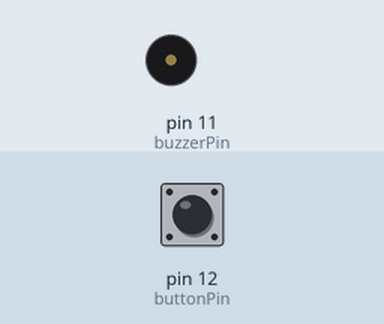
Bench run of a program on a simulated Raspberry Pi (header pin numbers). Shown: buzzer (waves = sounding, pin HIGH). The inputs (shaded band) are chosen by the test bench; at power-on: pin 12 (buttonPin) HIGH. What the program prints to the terminal is not drawn.

Above: at 1.2 s.
1.3 s: pin 12 (buttonPin) pulled LOW for 0.15 s
At 1.37 s:
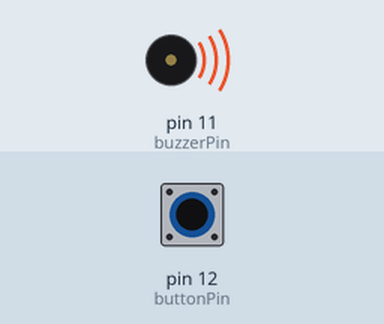
2.9 s: pin 12 (buttonPin) pulled LOW for 3.2 s
At 7.3 s:
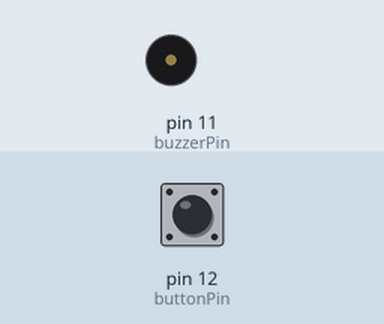
Timing chart, 0 to 8.8 s (numbered marks = the images above; inputs shaded):
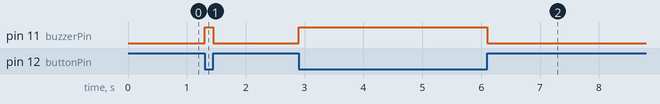

The program:

doorbell.py
```python
#########################
#		Doorbell		#
#########################
# @Author: Aaron Earl	#
# 5/25/19				#
#						#
# From Freenove RPi		#
# tutorials				#
# Ch.6 Buzzer			#
#						#
# Task: make a doorbell	#
# using an active		#
# buzzer				#
#########################

import RPi.GPIO as GPIO

buzzerPin = 11	#Define the buzzer pin
buttonPin = 12	#Dfine the button pin

def setup():

	print("Program starting...")
	GPIO.setmode(GPIO.BOARD)		# Numbers pins by physical loc
	GPIO.setup(buzzerPin, GPIO.OUT)	# Set buzzer pins mode to output
	# Set button pin's mode to input, and pull up to high level(+3.3V)
	GPIO.setup(buttonPin, GPIO.IN, pull_up_down=GPIO.PUD_UP)

def loop():

	while True:
		if GPIO.input(buttonPin) == GPIO.LOW:
			GPIO.output(buzzerPin, GPIO.HIGH)
			print("buzzer on...")
		else:
			GPIO.output(buzzerPin, GPIO.LOW)
			print("buzzer off...")

def destroy():

	GPIO.output(buzzerPin, GPIO.LOW) # Buzzer off
	GPIO.cleanup()					 # Release resources

if __name__ == "__main__":

	setup()
	try:
		loop()
	except KeyboardInterrupt: # When Ctrl+C pressed destroy
		destroy()
```

Measured:
- after the input at 1.3 s, pin 11 (buzzerPin): LOW → HIGH at once, → LOW 0.15 s later
- after the input at 2.9 s, pin 11 (buzzerPin): LOW → HIGH at once, → LOW 3.2 s later
